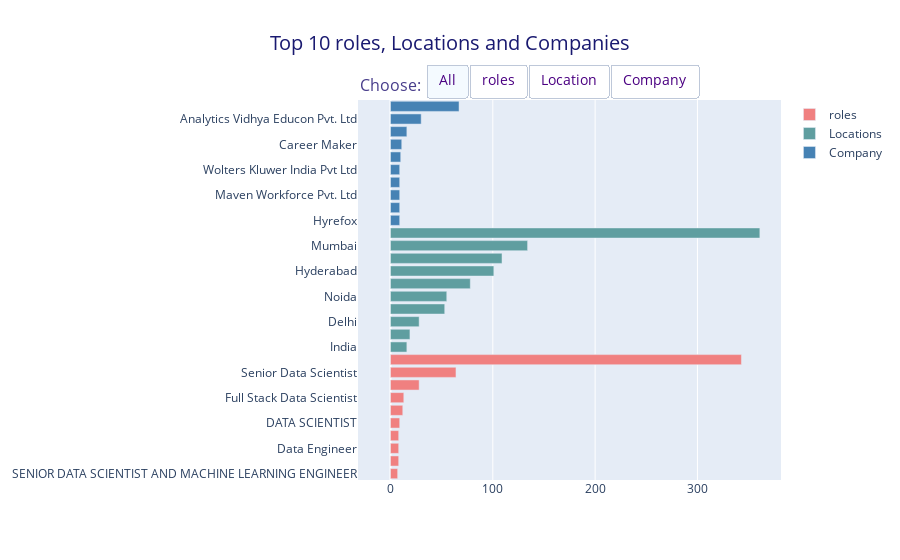

The code cell stored with this chart in its notebook:
### Markdown cell above
# To analyse the location having more opportunities

### Code cell
dfp = df['roles'].value_counts().head(10).sort_values(ascending = True).reset_index()
dfl = df['locations'].value_counts().head(10).sort_values(ascending = True).reset_index()
dfc = df['companies'].value_counts().head(10).sort_values(ascending = True).reset_index()

fig = go.Figure()

fig.add_trace(go.Bar(x = dfp['roles'],
                     y = dfp['index'],
                     orientation='h',
                     name = 'roles',
                     marker = dict(color = 'LightCoral')))

fig.add_trace(go.Bar(x = dfl['locations'],
                     y = dfl['index'],
                     orientation='h',
                     name = 'Locations',
                     marker = dict(color = 'CadetBlue')))

fig.add_trace(go.Bar(x = dfc['companies'],
                     y = dfc['index'],
                     orientation='h',
                     name = 'Company',
                     marker = dict(color = 'SteelBlue')))

fig.update_layout( 
    updatemenus=[ 
        dict( 
            type = "buttons",
            direction="left", 
            pad={"r": 10, "t": 10},
            showactive=True, 
            x=0.16, 
            xanchor="left",
            y=1.12, 
            yanchor="top",
            font = dict(color = 'Indigo',size = 14),
            buttons=list([ 
                dict(label="All", 
                     method="update", 
                     args=[ {"visible": [True, True, True]}, 
                            {'showlegend' : True} 
                        ]),
                dict(label="roles", 
                     method="update", 
                     args=[ {"visible": [True, False, False]}, 
                            {'showlegend' : True} 
                        ]), 
                dict(label='Location', 
                     method="update", 
                     args=[ {"visible": [False, True, False]}, 
                            {'showlegend' : True} 
                     ]), 
                dict(label='Company', 
                     method="update", 
                     args=[ {"visible": [False, False, True]}, 
                            {'showlegend' : True}]),
            ]),
        )])

fig.update_layout(
    annotations=[
        dict(text="Choose:", showarrow=False,
             x=0, y=1.075, yref="paper", align="right",
             font=dict(size=16,color = 'DarkSlateBlue'))])

fig.update_layout(title ="Top 10 roles, Locations and Companies",
                  title_x = 0.5,
                  title_font = dict(size = 20, color = 'MidnightBlue'))

fig.show()

### Figure 1 — Plotly figure (JSON) as saved in the notebook; plotly's stock layout.template omitted (floating-point values rounded to 4 significant figures)
{"data": [{"marker": {"color": "LightCoral"}, "name": "roles", "orientation": "h", "type": "bar", "x": [7, 8, 8, 8, 9, 12, 13, 28, 64, 343], "y": ["SENIOR DATA SCIENTIST AND MACHINE LEARNING ENGINEER", "Data Science Engineer", "Data Engineer", "Sr Data Scientist", "DATA SCIENTIST", "Sr. Data Scientist", "Full Stack Data Scientist", "Lead Data Scientist", "Senior Data Scientist", "Data Scientist"]}, {"marker": {"color": "CadetBlue"}, "name": "Locations", "orientation": "h", "type": "bar", "x": [16, 19, 28, 53, 55, 78, 101, 109, 134, 361], "y": ["India", "Delhi NCR, Gurgaon", "Delhi", "Chennai", "Noida", "Gurgaon", "Hyderabad", "Pune", "Mumbai", "Bengaluru"]}, {"marker": {"color": "SteelBlue"}, "name": "Company", "orientation": "h", "type": "bar", "x": [9, 9, 9, 9, 9, 10, 11, 16, 30, 67], "y": ["Hyrefox", "Walmart Labs", "Maven Workforce Pvt. Ltd", "Catalyst", "Wolters Kluwer India Pvt Ltd", "IHS India", "Career Maker", "AXCESS CONSULTANCY SERVICES", "Analytics Vidhya Educon Pvt. Ltd", "Huquo Consulting Pvt. Ltd"]}], "layout": {"annotations": [{"align": "right", "font": {"color": "DarkSlateBlue", "size": 16}, "showarrow": false, "text": "Choose:", "x": 0, "y": 1.075, "yref": "paper"}], "title": {"font": {"color": "MidnightBlue", "size": 20}, "text": "Top 10 roles, Locations and Companies", "x": 0.5}, "updatemenus": [{"buttons": [{"args": [{"visible": [true, true, true]}, {"showlegend": true}], "label": "All", "method": "update"}, {"args": [{"visible": [true, false, false]}, {"showlegend": true}], "label": "roles", "method": "update"}, {"args": [{"visible": [false, true, false]}, {"showlegend": true}], "label": "Location", "method": "update"}, {"args": [{"visible": [false, false, true]}, {"showlegend": true}], "label": "Company", "method": "update"}], "direction": "left", "font": {"color": "Indigo", "size": 14}, "pad": {"r": 10, "t": 10}, "showactive": true, "type": "buttons", "x": 0.16, "xanchor": "left", "y": 1.12, "yanchor": "top"}]}}
